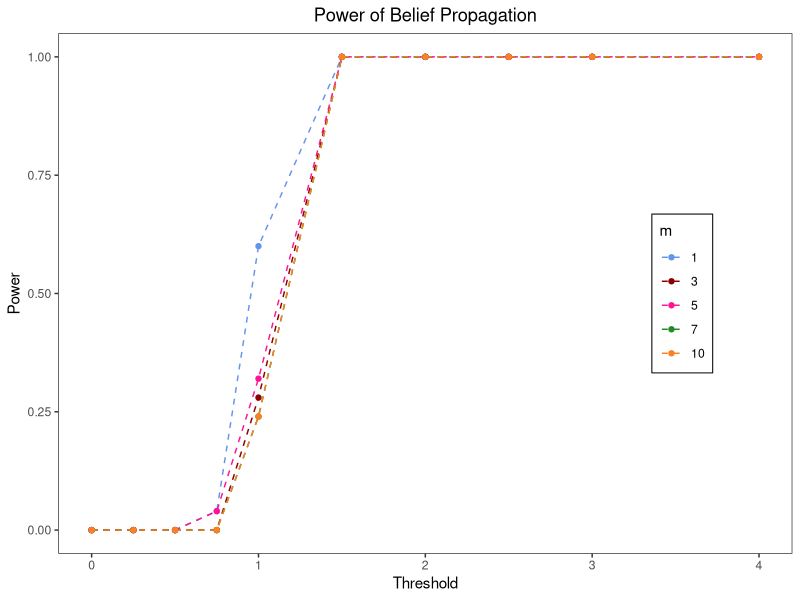
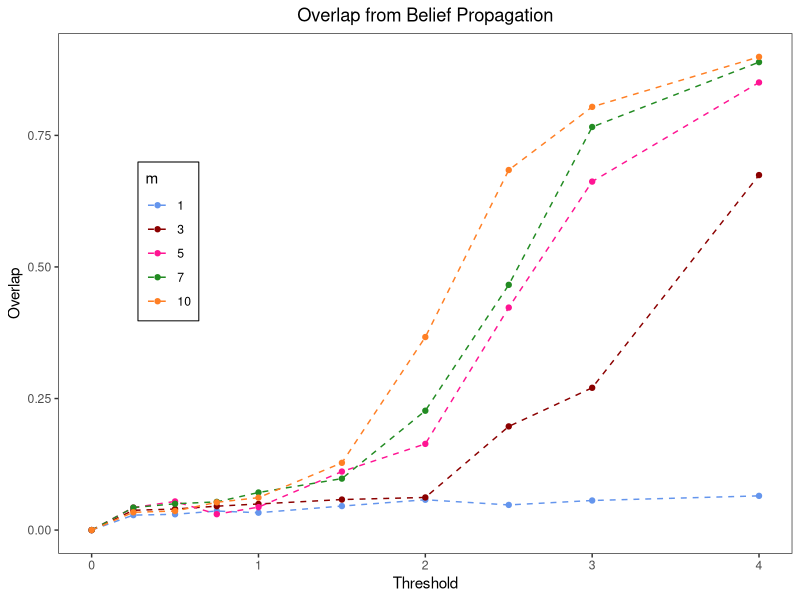

Write the R code that produced these figures, in order.
library(tidyverse)

Power.Overlap.values <- as_tibble(read_csv("Vals.csv"))

m <- c(1, 3, 5, 7, 10)

threshold.vec <- Power.Overlap.values[1,]

Power <- as.data.frame(t(rbind(threshold.vec, Power.Overlap.values[2:6,])))
Overlap <- as.data.frame(t(rbind(threshold.vec, Power.Overlap.values[7:11,])))

colnames(Power) <- c("threshold", "m1", "m2",
                     "m3", "m4", "m5")

colnames(Overlap) <- c("threshold", "m1", "m2",
                       "m3", "m4", "m5")
power.plot <- Power %>%
  ggplot(aes(x = threshold, y = m1)) + 
  geom_line(aes(y = m1, color = "m1"), linetype = "dashed") + 
  geom_point(aes(y = m1, color = "m1")) +
  geom_line(aes(y = m2, color = "m2"), linetype = "dashed") + 
  geom_point(aes(y = m2, color = "m2")) +
  geom_line(aes(y = m3, color = "m3"), linetype = "dashed") + 
  geom_point(aes(y = m3, color = "m3")) +
  geom_line(aes(y = m4, color = "m4"), linetype = "dashed") + 
  geom_point(aes(y = m4, color = "m4")) +
  geom_line(aes(y = m5, color = "m5"), linetype = "dashed") +
  geom_point(aes(y = m5, color = "m5")) +
  scale_color_manual(breaks = c("m1", "m2",
                                "m3", "m4", "m5"),
                     values = c("cornflowerblue", "darkred", "deeppink",
                                "forestgreen","chocolate1"),
                     labels = m) +
  labs(title = "Power of Belief Propagation", x = "Threshold",
       y = "Power", color = "m") +
  theme_bw() +
  theme(plot.title = element_text(hjust = 0.5),
        legend.position = c(0.85,0.5),
        legend.text.align = 0,
        legend.background = element_blank(),
        legend.box.background = element_rect(colour = "black"),
        panel.grid.major = element_blank(),
        panel.grid.minor = element_blank())

ggsave(plot = power.plot, filename = "m_power.pdf", device = "pdf",
       width = 4, height = 3)

overlap.plot <- Overlap %>%
  ggplot(aes(x = threshold, y = m1)) + 
  geom_line(aes(y = m1, color = "m1"), linetype = "dashed") + 
  geom_point(aes(y = m1, color = "m1")) +
  geom_line(aes(y = m2, color = "m2"), linetype = "dashed") + 
  geom_point(aes(y = m2, color = "m2")) +
  geom_line(aes(y = m3, color = "m3"), linetype = "dashed") + 
  geom_point(aes(y = m3, color = "m3")) +
  geom_line(aes(y = m4, color = "m4"), linetype = "dashed") + 
  geom_point(aes(y = m4, color = "m4")) +
  geom_line(aes(y = m5, color = "m5"), linetype = "dashed") +
  geom_point(aes(y = m5, color = "m5")) +
  scale_color_manual(breaks = c("m1", "m2",
                                "m3", "m4", "m5"),
                     values = c("cornflowerblue", "darkred", "deeppink",
                                "forestgreen","chocolate1"),
                     labels = m) +
  labs(title = "Overlap from Belief Propagation", x = "Threshold",
       y = "Overlap", color = "m") +
  theme_bw() +
  theme(plot.title = element_text(hjust = 0.5),
        legend.position = c(0.15,0.6),
        legend.text.align = 0,
        legend.background = element_blank(),
        legend.box.background = element_rect(colour = "black"),
        panel.grid.major = element_blank(),
        panel.grid.minor = element_blank())

ggsave(plot = overlap.plot, filename = "m_overlap.pdf", device = "pdf",
       width = 4, height = 3)

